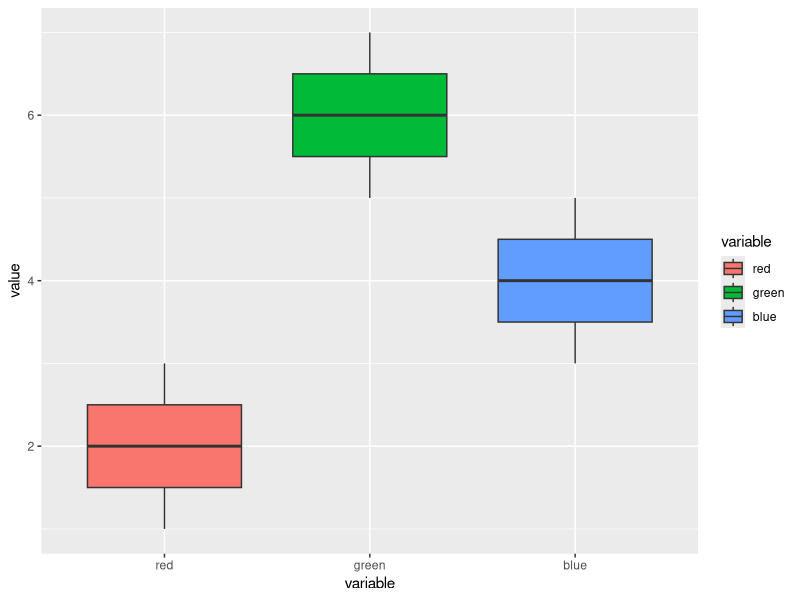
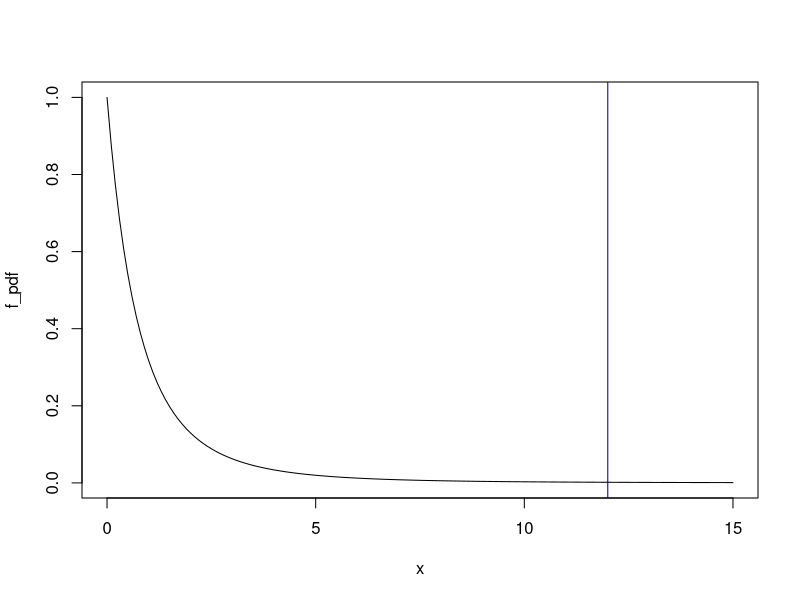

These charts were generated, in order, by the following R code:
## ---- chunk 1
knitr::opts_chunk$set(echo = TRUE)

library("ggplot2")
library("reshape2")

## ---- chunk 2
# Create dataset
df <- data.frame(red = c(3, 2, 1),
                 green = c(5, 6, 7),
                 blue = c(5, 3, 4))

df

## ---- chunk 3
df_melt <- melt(df)

ggplot(data = df_melt, aes(x=variable, y=value, fill=variable)) + 
  geom_boxplot()

## ---- chunk 4
SST_value <- sum((df_melt$value - mean(df_melt$value))^2)

SST_value

## ---- chunk 5
SST_dof <- length(df_melt$value) - 1

SST_dof

## ---- chunk 6
 SST <- function(df){
  df_melt <- melt(df)
  
  SST_value <- sum((df_melt$value - mean(df_melt$value))^2)
  
  SST_dof <- length(df_melt$value) - 1
  
  return(list(SST_value=SST_value, SST_dof=SST_dof))
 }

SST(df)
## ---- chunk 7
SSW_value <- sum((df - t(matrix(colMeans(df), nrow=3, ncol=3)))^2)

SSW_dof <- length(df) * (nrow(df) - 1)

SSW_value
SSW_dof
## ---- chunk 8
SSW <- function(df){
  SSW_value <- sum((df - t(matrix(colMeans(df), nrow=3, ncol=3)))^2)

  SSW_dof <- length(df) * (nrow(df) - 1)
  
  return(list(SSW_value=SSW_value, SSW_dof=SSW_dof))
}

SSW(df)

## ---- chunk 9
means <- colMeans(df)

m <- length(means)

SSB_value <- sum(m*((colMeans(df) - mean(means))^2))

SSB_dof <- m - 1

SSB_value
SSB_dof

## ---- chunk 10
SSB <- function(df){
  means <- colMeans(df)
  
  m <- length(means)
  
  SSB_value <- sum(m*((colMeans(df) - mean(means))^2))
  
  SSB_dof <- m - 1
  
  return(list(SSB_value=SSB_value, SSB_dof=SSB_dof))
}

SSB(df)
## ---- chunk 11
SST_value == SSW_value  + SSB_value
## ---- chunk 12
fstat <- function(df){
  SSB_value <- SSB(df)$SSB_value
  SSB_dof <- SSB(df)$SSB_dof
  SSW_value <- SSW(df)$SSW_value
  SSW_dof <- SSW(df)$SSW_dof
  
  return(SSB_value/SSB_dof)/(SSW_value/SSW_dof)  # Dividing two Chi-sq. RVs to get a F RV
}
  
fs <- fstat(df)

fs

## ---- chunk 13
x <- seq(0, 15, 0.1)
f_pdf <- df(x, SSB_dof, SSW_dof)

plot(x, f_pdf, type="l")
abline(v=12, col="darkblue")

## ---- chunk 14
fcrit <- 1 - pf(12, 2, 6)

fcrit


## ---- chunk 15
alpha <- 0.05

fcrit <= alpha

## ---- chunk 16
f_test <- function(df, alpha=0.05){
  fs <- fstat(df)
  SSB_dof <- SSB(df)$SSB_dof
  SSW_dof <- SSW(df)$SSW_dof
  
  fcrit <- 1 - pf(fs, SSB_dof, SSW_dof)
  
  return(list(reject_null=(fcrit < alpha), pval=1 - pf(fs, SSB_dof, SSW_dof)))
}

f_test(df)
## ---- chunk 17
aow <- aov(value ~ variable, data = df_melt)
summary(aow)

